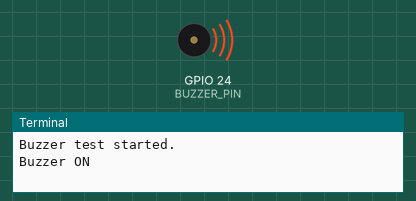
Recording of a program running on a simulated Raspberry Pi (BCM pin numbers). Shown: buzzer (waves = sounding, pin HIGH), the last lines printed to the terminal. At 1.0 s the program stops and its outputs stay as they are.

Above: at 0.1 s.
At 1.1 s:
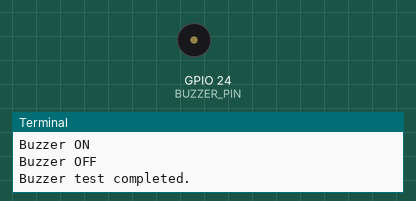
Timing chart, 0 to 2.5 s (numbered marks = the images above):
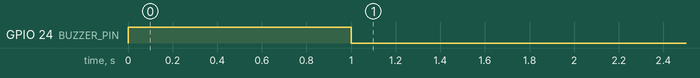

The program:

buzzer_test.py
```python
import RPi.GPIO as GPIO
import time

GPIO.setmode(GPIO.BCM)

# GPIO 24 (pin 18)
BUZZER_PIN = 24

GPIO.setup(BUZZER_PIN, GPIO.OUT)

print("Buzzer test started.")

try:
    print("Buzzer ON")
    GPIO.output(BUZZER_PIN, GPIO.HIGH)
    time.sleep(1)

    print("Buzzer OFF")
    GPIO.output(BUZZER_PIN, GPIO.LOW)

    print("Buzzer test completed.")

except KeyboardInterrupt:
    print("Test stopped by user.")

finally:
    GPIO.output(BUZZER_PIN, GPIO.LOW)
    GPIO.cleanup()
```

Measured:
- by itself, GPIO 24 (BUZZER_PIN): LOW → HIGH at 0.00 s, → LOW 1.0 s later
